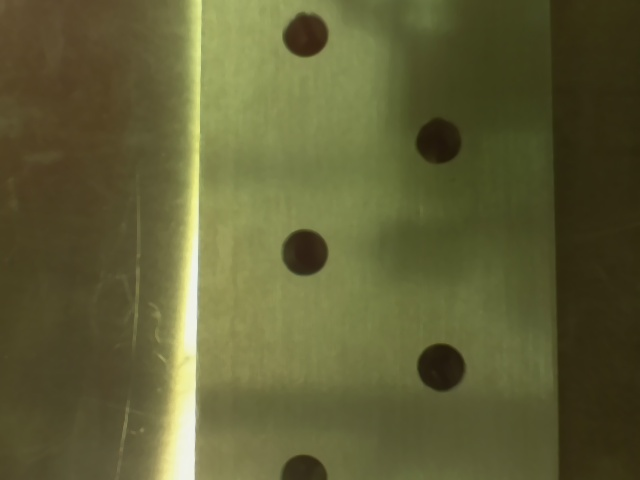
#> input picture circle_detected.jpg, 640 x 480 px
$ python app.py   (Python 2 division)   (older library calls are emulated)
#> lines starting #> are read from the running program, lines starting #| are printed output that depends on the picture; after the words box and inside, x2 and y2 are one past the last pixel; in counts of white or black regions, pixels touching at a corner belong together
### getROI.py
__author__ = 'Robby Mitchell'
# Imports
import cv2 as cv
import numpy as np
# Global threshold constants.
# The error threshold defines how much the ROI should compensate for HoughCircles() error. Measured in pixels.
ERROR_THRESHOLD = 20

# Point Class
# This object stores the x and y coordinates of a point on a coordinate system.
class Point(object):
    def __init__(self, x = 0.0, y = 0.0):
        self.x = x
        self.y = y

# This method gets the region of interest that the circles are located inside.
# Takes the String filename to read the image.
# Returns the region of interest as a Mat.
def getROIMask(filename):
#> called with filename = 'circle_detected.jpg'
    img = cv.imread(filename)
#> img is the input picture: shape (480, 640, 3); mean B, G, R 53.7, 94.4, 95.5
    gray = cv.cvtColor(img, cv.COLOR_BGR2GRAY)
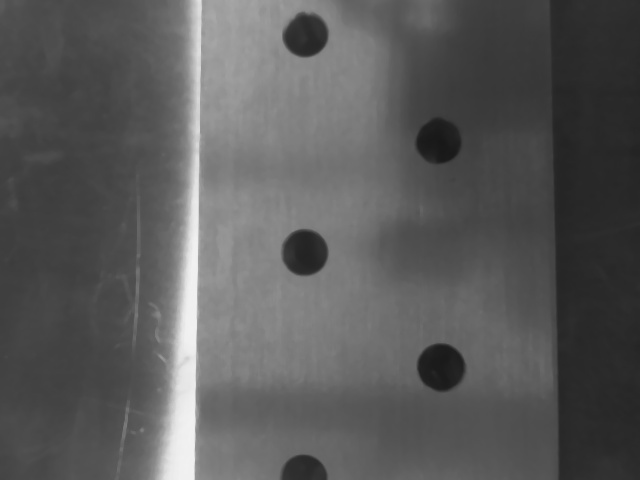
#> gray: shape (480, 640); min 23, max 243, mean 90.1

    circles = cv.HoughCircles(gray, cv.HOUGH_GRADIENT, 1 ,20, param1=50, param2=30, maxRadius=0)
#> circles = [[304.5, 252.5, 22.9], [440.5, 367.5, 23.8], [305.5, 34.5, 22.3], [438.5, 140.5, 21.7], [303.5, 476.5, 22]]

    circles = np.uint16(np.around(circles))
#> circles = [[304, 252, 23], [440, 368, 24], [306, 34, 22], [438, 140, 22], [304, 476, 22]]

    rois = []
    for circle in circles[0]:
        # Debug image only has one circle. Expand to all circles in future.
        center = Point(circle[0], circle[1])
        radius = circle[2]
        # Define roi rectangle Mat.
        x = center.x - radius - ERROR_THRESHOLD
        y = center.y - radius - ERROR_THRESHOLD

        if (x < 0):
            x = 0
        if (y < 0):
            y = 0
        width = 2 * (radius + ERROR_THRESHOLD)
        height = 2 * (radius + ERROR_THRESHOLD)

        roi = img[y : y + height, x : x + width]
        rois.append(roi)
#> this loop made 5 passes
#> (radius, width, height) on passes 1 to 5: (23, 86, 86), (24, 88, 88), (22, 84, 84), (22, 84, 84), (22, 84, 84)
#> pass 1, in getROIMask, `roi = img[y : y + height, x : x + width]`:
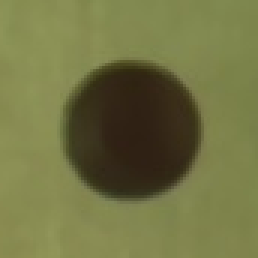
#> roi: shape (86, 86, 3) (shown 3 times larger); mean B, G, R 67.5, 115.6, 114
#> pass 2, in getROIMask, `roi = img[y : y + height, x : x + width]`:
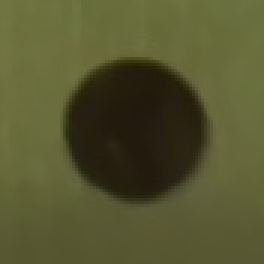
#> roi: shape (88, 88, 3) (shown 3 times larger); mean B, G, R 47.5, 85.4, 85.3
#> pass 3, in getROIMask, `roi = img[y : y + height, x : x + width]`:
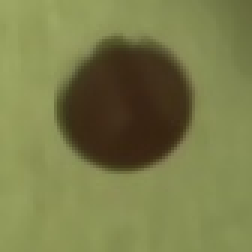
#> roi: shape (84, 84, 3) (shown 3 times larger); mean B, G, R 73.5, 124.2, 121.8
#> after the loop, rois = 5 items
    return rois

### CircleManager.py
__author__ = 'Robby Mitchell'
# 10/28/15
# Boeing Advanced Research Center
#
# This class manages circle identification based on points on that circle from images.

import math
import numpy as np
import cv2 as cv
from Point import *

CANNY_ONE = 10
CANNY_TWO = 70

# Implements the float xrange for Python, so that you can step by floats.
def frange(start, stop, step):
    x = start
    while x < stop:
        yield x
        x += step

# This method finds circle contours given an image
# Pre:  Takes a Mat that represents a BGR image. The image cannot be null, and must be color.
# Post: Returns an array of contours that represent all of the circles in the image and the canny image itself.
def getCircleContours(img):
    circleContours = []
    gray = cv.cvtColor(img, cv.COLOR_BGR2GRAY)
    canny = cv.Canny(gray, CANNY_ONE, CANNY_TWO, 2)
    cv.imshow("Canny", canny)
    canny, contours, hierarchy = cv.findContours(canny, cv.RETR_EXTERNAL, cv.CHAIN_APPROX_SIMPLE)
    for contour in contours:
        approx = cv.approxPolyDP(contour, cv.arcLength(contour, False) * 0.1, False)
        if cv.contourArea(contour) < 20:
            continue
        elif approx.size > 6:
            area = cv.contourArea(contour)
            x, y, w, h = cv.boundingRect(contour)
            radius = w / 2
            if (math.fabs(1 - float(w / h)) <= 1.5 and math.fabs(1 - float(area / (math.pi * math.pow(radius, 2)))) <= 1.5):
                circleContours.append(contour)
    return (circleContours, canny)


class CircleManager(object):
    # Class Constants
    ## Save the value of pi.
    PI = math.pi
    ## Error margin in pixels for trimming points
    ERROR_MARGIN = 10
    ## Circle validation constants
    MIN_ID = 2.0
    MAX_IDM = 100.0
    AVG_ITERATIONS = 100


    # Constructor
    # Pre:  Takes the contour of the circle. The contour should be the contour that defines the circle, given from
    #       the circle-contour identification algorithm.
    # Post: Generates a new CircleManager object.
    def __init__(self, contour):
        self.center = None
        self.radius = -1
        self.contour = contour

    def getContour(self):
        return self.contour

    # This method calculates the center and radius of the circle based on three points on that circle.
    # Pre:  Takes three points on the circle, represented as a coordinate array (ie. (0, 1)). The three points
    #       must be in this format.
    # Post: Returns the calculated
    def getCircle(self, p1, p2, p3):

        x1 = float(p1[0])
        x2 = float(p2[0])
        x3 = float(p3[0])

        y1 = float(p1[1])
        y2 = float(p2[1])
        y3 = float(p3[1])

        centerEstimate = Point()
        divisor = (2 * (x1 * (y2 - y3) - y1 * (x2 - x3) + x2 * y3 - x3 * y2))
        if divisor == 0:
            return (None, -1)
        # Calculate center of circle using formula.
        centerEstimate.x = (x1 * x1 + y1 * y1) * (y2 - y3) + (x2 * x2 + y2 * y2) * (y3 - y1) + (x3 * x3 + y3 * y3) * (y1 - y2)

        centerEstimate.x = centerEstimate.x / divisor

        centerEstimate.y = (x1 * x1 + y1 * y1) * (x3 - x2) + (x2 * x2 + y2 * y2) * (x1 - x3) + (x3 * x3 + y3 * y3) * (x2 - x1)
        centerEstimate.y = centerEstimate.y / divisor

        radiusEstimate = math.sqrt((centerEstimate.x - x1)**2 + (centerEstimate.y - y1)**2)

        return (centerEstimate, radiusEstimate)

    # This method calculates the percentage fit of a circle given it's radius and center on the image it was derived
    # from.
    # Pre:  Takes the transformed image, the center of the circle, the radius of the circle and an empty set that will
    #       contain the points that match the circle on the image.
    # Post: Returns the percentage of points that matched the image over the amount of the points defined by the circle
    #       as a float (0.0 - 1.0).
    def verifyCircle(self, dt, centerEst, radiusEst, inlierSet):
        counter = 0.0
        inlier = 0.0
        rows = len(dt)
        cols = len(dt[0])
        maxInlierDist = radiusEst / 25.0

        if (maxInlierDist < self.MIN_ID):
            maxInlierDist = self.MIN_ID
        if (maxInlierDist > self.MAX_IDM):
            maxInlierDist = self.MAX_IDM

        for t in frange(0, self.PI * 2, 0.05):
            counter = counter + 1
            cX = radiusEst * math.cos(t) + centerEst.x
            cY = radiusEst * math.sin(t) + centerEst.y
            if (cX < cols and cX >= 0 and cY < rows and cY >= 0 and dt[cY][cX] < maxInlierDist):
                inlier += 1
                inlierSet = np.append(inlierSet, [[cX, cY]])

        return inlier / counter

### Point.py
__author__ = 'Robby Mitchell'

# Point Class
# This object stores the x and y coordinates of a point on a coordinate system.
class Point(object):
    def __init__(self, x = 0.0, y = 0.0):
        self.x = x
        self.y = y

### app.py
__author__ = 'Robby Mitchell'

import cv2 as cv
import random as rand
import numpy as np

import CircleManager as cm
from Point import *
import getROI as gr

# Get circle edges from the image.
rois = gr.getROIMask('circle_detected.jpg')
#> rois = 5 items
#rois = gr.getROIMask('ALFtp.jpg')
dts = []
circleOutputs = []
finalPics = []
for roi in rois:
    circle, canny = cm.getCircleContours(roi)
    if len(circle) > 0:
        circleOutputs.append(cm.CircleManager(circle[0]))
        dts.append(cv.distanceTransform(canny, 1, 3))
        finalPics.append(roi)
#> this loop made 5 passes
#> contours in getCircleContours on pass 5: 2 contours, all with area under 20
#> pass 1, in getCircleContours, `gray = cv.cvtColor(img, cv.COLOR_BGR2GRAY)`:
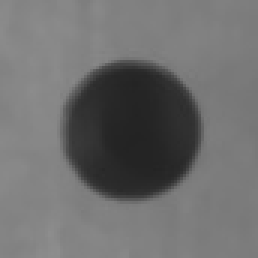
#> gray: shape (86, 86) (shown 3 times larger); min 35, max 141, mean 109.7
#> pass 1, in getCircleContours, `canny = cv.Canny(gray, CANNY_ONE, CANNY_TWO, 2)`:
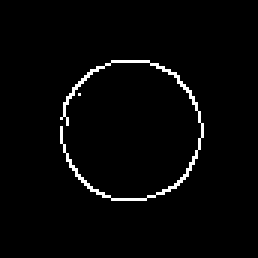
#> canny: shape (86, 86) (shown 3 times larger); 2.4% white in thin lines or dots, all inside (x1, y1, x2, y2) = (20, 20, 68, 67)
#> after the loop:
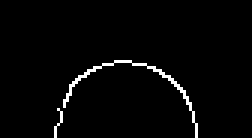
#> canny: shape (46, 84) (shown 3 times larger); 2.3% white in thin lines or dots, all inside (x1, y1, x2, y2) = (18, 20, 66, 46)
#> after the loop, circleOutputs = 2 items; dts = 2 items; finalPics = 2 items
MIN_RADIUS = 5.0

for circle in circleOutputs:
    # Loop through the circle contour in each manager AVG_ITERATIONS times.
    for i in range(0, cm.CircleManager.AVG_ITERATIONS, 1):
        bestCirclePercentage = 0.0
        curr = cm.CircleManager(circle.contour)
        # Find the best circle radius and center.
        while bestCirclePercentage <= 0.8:
            idx1 = rand.randint(0, len(curr.contour) - 1)
            idx2 = rand.randint(0, len(curr.contour) - 1)
            idx3 = rand.randint(0, len(curr.contour) - 1)

            if idx1 == idx2 or idx2 == idx3 or idx1 == idx3:
                continue

            p1 = (curr.contour[idx1])[0]
            p2 = (curr.contour[idx2])[0]
            p3 = (curr.contour[idx3])[0]

            center, radius = curr.getCircle(p1, p2, p3)
            inlierSet = np.empty([0, 2])
            cPerc = -1.0
            if (center == None) and (radius == -1):
                continue
            else:
#> (the run stopped early here; a loop or call above may not have finished)
